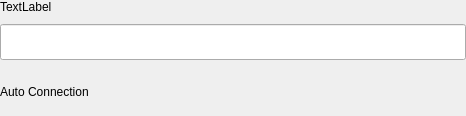
<?xml version="1.0" encoding="UTF-8"?>
<ui version="4.0">
 <class>ConnectionNameWidget</class>
 <widget class="QWidget" name="ConnectionNameWidget">
  <property name="geometry">
   <rect>
    <x>0</x>
    <y>0</y>
    <width>466</width>
    <height>116</height>
   </rect>
  </property>
  <property name="windowTitle">
   <string>ConnectionNameWidget</string>
  </property>
  <layout class="QVBoxLayout" name="verticalLayout_2">
   <property name="spacing">
    <number>8</number>
   </property>
   <property name="leftMargin">
    <number>0</number>
   </property>
   <property name="topMargin">
    <number>0</number>
   </property>
   <property name="rightMargin">
    <number>0</number>
   </property>
   <property name="bottomMargin">
    <number>0</number>
   </property>
   <item>
    <layout class="QVBoxLayout" name="verticalLayout">
     <property name="spacing">
      <number>10</number>
     </property>
     <item>
      <widget class="QLabel" name="nameLabel">
       <property name="sizePolicy">
        <sizepolicy hsizetype="Preferred" vsizetype="Preferred">
         <horstretch>0</horstretch>
         <verstretch>0</verstretch>
        </sizepolicy>
       </property>
       <property name="minimumSize">
        <size>
         <width>0</width>
         <height>0</height>
        </size>
       </property>
       <property name="maximumSize">
        <size>
         <width>16777215</width>
         <height>16777215</height>
        </size>
       </property>
       <property name="text">
        <string>TextLabel</string>
       </property>
      </widget>
     </item>
     <item>
      <widget class="QLineEdit" name="connectionName">
       <property name="minimumSize">
        <size>
         <width>0</width>
         <height>36</height>
        </size>
       </property>
       <property name="maximumSize">
        <size>
         <width>16777215</width>
         <height>36</height>
        </size>
       </property>
       <property name="accessibleName">
        <string>EditConnectionName</string>
       </property>
      </widget>
     </item>
    </layout>
   </item>
   <item>
    <layout class="QHBoxLayout" name="autoConnectionLayout">
     <item>
      <widget class="QLabel" name="label">
       <property name="text">
        <string>Auto Connection</string>
       </property>
      </widget>
     </item>
     <item>
      <spacer name="horizontalSpacer">
       <property name="orientation">
        <enum>Qt::Horizontal</enum>
       </property>
       <property name="sizeHint" stdset="0">
        <size>
         <width>40</width>
         <height>20</height>
        </size>
       </property>
      </spacer>
     </item>
    </layout>
   </item>
  </layout>
 </widget>
 <resources/>
 <connections/>
</ui>
